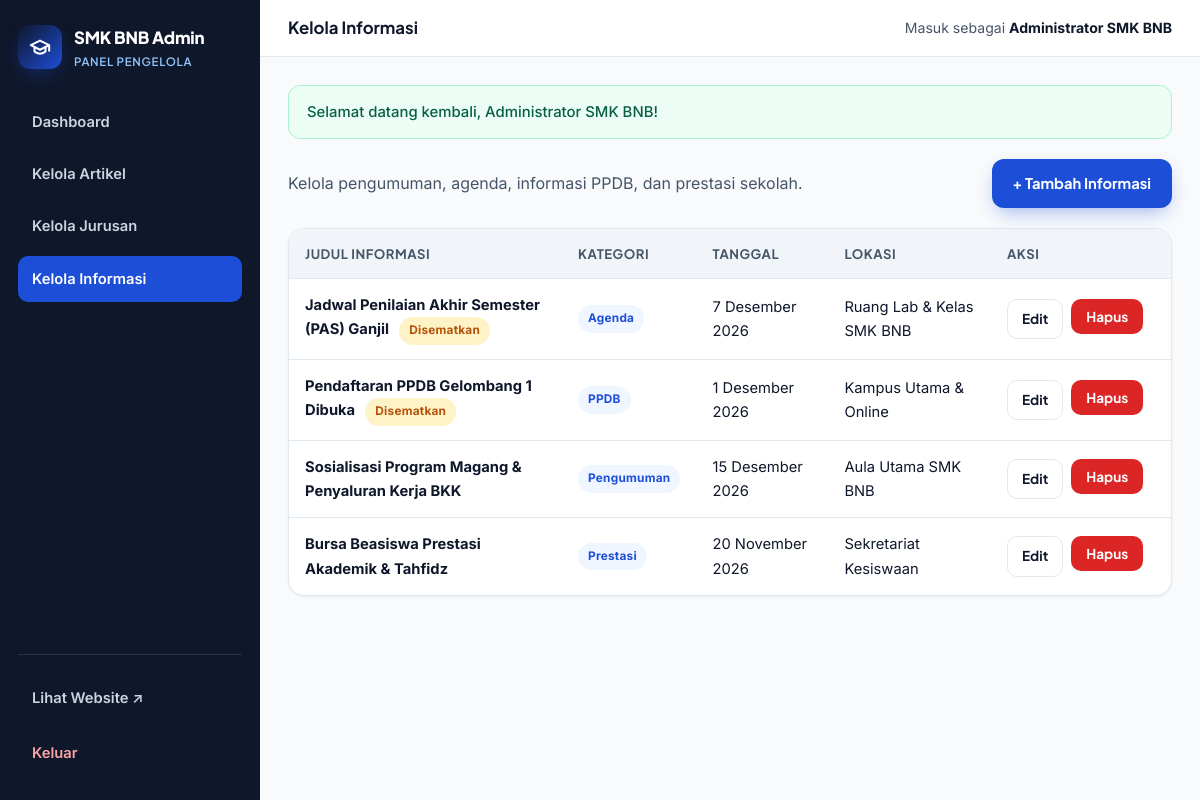
Page /admin/informasi.php (signed in) on the committed database.
### tables this page shows
CREATE TABLE IF NOT EXISTS `informasi` (
  `id` INT AUTO_INCREMENT PRIMARY KEY,
  `judul` VARCHAR(180) NOT NULL,
  `kategori` ENUM('Pengumuman', 'Agenda', 'PPDB', 'Prestasi', 'Umum') DEFAULT 'Pengumuman',
  `isi` TEXT NOT NULL,
  `tanggal_mulai` DATE DEFAULT NULL,
  `lokasi` VARCHAR(150) DEFAULT NULL,
  `is_pinned` TINYINT(1) DEFAULT 0,
  `created_at` TIMESTAMP DEFAULT CURRENT_TIMESTAMP,
  `updated_at` TIMESTAMP DEFAULT CURRENT_TIMESTAMP ON UPDATE CURRENT_TIMESTAMP
);

### includes/functions.php (called while the page is built, shortened)
<?php
function e(?string $str): string
{
    return htmlspecialchars((string) $str, ENT_QUOTES, 'UTF-8');
}
function url(string $path = ''): string
{
    $path = ltrim($path, '/');
    return BASE_URL . ($path !== '' ? '/' . $path : '/');
}
function formatTanggal(?string $dateStr): string
{
    $bulan = [
        1 => 'Januari', 'Februari', 'Maret', 'April', 'Mei', 'Juni',
        'Juli', 'Agustus', 'September', 'Oktober', 'November', 'Desember'
    ];
    $ts = strtotime($dateStr);
    $d = date('j', $ts);
    $m = $bulan[(int) date('n', $ts)] ?? date('M', $ts);
    $y = date('Y', $ts);
    return "$d $m $y";
}

### admin/informasi.php (the view, shortened to what this page needs)
<?php
require_once __DIR__ . '/../includes/functions.php';
$pdo = getDB();
$infoList = $pdo->query("SELECT * FROM informasi ORDER BY is_pinned DESC, tanggal_mulai DESC, id DESC")->fetchAll();
include __DIR__ . '/includes/header.php';
?>
<div style="display:flex;justify-content:space-between;align-items:center;margin-bottom:20px;flex-wrap:wrap;gap:12px;">
    <p style="margin:0;color:var(--text-muted);">Kelola pengumuman, agenda, informasi PPDB, dan prestasi sekolah.</p>
    <a href="<?= e(url('admin/informasi-form.php')) ?>" class="btn btn-primary">+ Tambah Informasi</a>
</div>
<div class="table-wrap">
    <table>
        <thead>
            <tr>
                <th>Judul Informasi</th>
                <th>Kategori</th>
                <th>Tanggal</th>
                <th>Lokasi</th>
                <th style="width:180px;">Aksi</th>
            </tr>
        </thead>
        <tbody>
            <?php if (empty($infoList)): ?>
                <tr><td colspan="5" style="text-align:center;color:var(--text-light);padding:32px;">Belum ada data informasi.</td></tr>
            <?php else: ?>
                <?php foreach ($infoList as $info): ?>
                    <tr>
                        <td>
                            <strong><?= e($info['judul']) ?></strong>
                            <?php if (!empty($info['is_pinned'])): ?>
                                <span class="badge badge-amber" style="margin-left:6px;">Disematkan</span>
                            <?php endif; ?>
                        </td>
                        <td><span class="badge badge-blue"><?= e($info['kategori']) ?></span></td>
                        <td><?= e(formatTanggal($info['tanggal_mulai'])) ?></td>
                        <td><?= e($info['lokasi'] ?: '-') ?></td>
                        <td>
                            <div style="display:flex;gap:8px;">
                                <a href="<?= e(url('admin/informasi-form.php?id=' . (int) $info['id'])) ?>" class="btn btn-outline btn-sm">Edit</a>
                                <form method="post" action="<?= e(url('admin/informasi-hapus.php')) ?>" onsubmit="return confirm('Yakin ingin menghapus informasi ini?');">
                                    <button type="submit" class="btn btn-danger btn-sm">Hapus</button>
                                </form>
                            </div>
                        </td>
                    </tr>
                <?php endforeach; ?>
            <?php endif; ?>
        </tbody>
    </table>
</div>
<?php include __DIR__ . '/includes/footer.php'; ?>

### assets/css/style.css (style rules this page uses)
:root { --bg: #f8fafc; --surface: #ffffff; --surface-alt: #f1f5f9; --navy: #0f172a; --navy-800: #1e293b; --primary: #1d4ed8; --primary-hover: #1e40af; --primary-soft: #eff6ff; --accent: #f59e0b; --accent-soft: #fef3c7; --success: #059669; --success-soft: #ecfdf5; --danger: #dc2626; --danger-soft: #fef2f2; --text: #0f172a; --text-muted: #475569; --text-light: #64748b; --border: #e2e8f0; --radius-sm: 10px; --radius-md: 16px; --radius-lg: 24px; --shadow-sm: 0 1px 3px rgba(15, 23, 42, 0.06); --shadow-md: 0 10px 30px -10px rgba(15, 23, 42, 0.08); --shadow-lg: 0 20px 50px -15px rgba(15, 23, 42, 0.14); --transition: all 0.25s cubic-bezier(0.4, 0, 0.2, 1); }
*, *::before, *::after { box-sizing: border-box; }
html { scroll-behavior: smooth; }
body { margin: 0; font-family: 'Inter', -apple-system, BlinkMacSystemFont, 'Segoe UI', sans-serif; background: var(--bg); color: var(--text); line-height: 1.65; -webkit-font-smoothing: antialiased; }
a { color: inherit; text-decoration: none; }
.btn { display: inline-flex; align-items: center; justify-content: center; gap: 8px; padding: 11px 20px; border-radius: 12px; font-family: 'Plus Jakarta Sans', sans-serif; font-weight: 700; font-size: 0.92rem; border: 1px solid transparent; cursor: pointer; transition: var(--transition); text-decoration: none; }
.btn-sm { padding: 8px 14px; font-size: 0.85rem; border-radius: 10px; }
.btn-primary { background: var(--primary); color: #fff; box-shadow: 0 8px 20px -6px rgba(29, 78, 216, 0.45); }
.btn-outline { background: transparent; border-color: var(--border); color: var(--navy); }
.badge { display: inline-flex; align-items: center; padding: 4px 10px; border-radius: 999px; font-size: 0.74rem; font-weight: 700; letter-spacing: 0.02em; }
.badge-blue { background: var(--primary-soft); color: var(--primary); }
.badge-amber { background: var(--accent-soft); color: #b45309; }

### admin/includes/header.php (style rules this page uses)
.table-wrap { background: #fff; border: 1px solid var(--border); border-radius: var(--radius-md); overflow-x: auto; box-shadow: var(--shadow-sm); }
table { width: 100%; border-collapse: collapse; font-size: .92rem; }
th, td { padding: 14px 16px; text-align: left; border-bottom: 1px solid var(--border); vertical-align: middle; }
th { background: var(--surface-alt); font-family: 'Plus Jakarta Sans', sans-serif; font-size: .82rem; text-transform: uppercase; letter-spacing: .04em; color: var(--text-muted); }
tr:last-child td { border-bottom: none; }
.btn-danger { background: var(--danger); color: #fff; }

### rows in the picture
informasi: judul "Jadwal Penilaian Akhir Semester (PAS) Ganjil", is_pinned "Disematkan", kategori "Agenda", tanggal_mulai "7 Desember 2026", lokasi "Ruang Lab & Kelas SMK BNB"
informasi: judul "Pendaftaran PPDB Gelombang 1 Dibuka", is_pinned "Disematkan", kategori "PPDB", tanggal_mulai "1 Desember 2026", lokasi "Kampus Utama & Online"
informasi: judul "Sosialisasi Program Magang & Penyaluran Kerja BKK", kategori "Pengumuman", tanggal_mulai "15 Desember 2026", lokasi "Aula Utama SMK BNB"
informasi: judul "Bursa Beasiswa Prestasi Akademik & Tahfidz", kategori "Prestasi", tanggal_mulai "20 November 2026", lokasi "Sekretariat Kesiswaan"

### other values in the picture
$pageTitle "Kelola Informasi"
$adminUser['nama'] "Administrator SMK BNB"
$flash['message'] "Selamat datang kembali, Administrator SMK BNB!"
